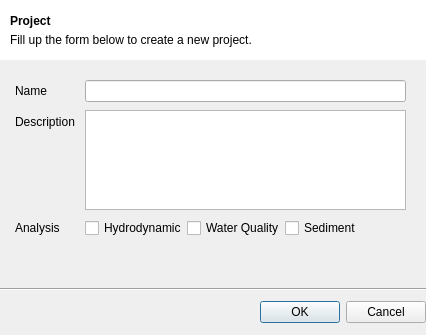
<?xml version="1.0" encoding="UTF-8"?>
<ui version="4.0">
 <class>NewProjectDialog</class>
 <widget class="QDialog" name="NewProjectDialog">
  <property name="windowModality">
   <enum>Qt::ApplicationModal</enum>
  </property>
  <property name="geometry">
   <rect>
    <x>0</x>
    <y>0</y>
    <width>426</width>
    <height>335</height>
   </rect>
  </property>
  <property name="sizePolicy">
   <sizepolicy hsizetype="Maximum" vsizetype="Maximum">
    <horstretch>0</horstretch>
    <verstretch>0</verstretch>
   </sizepolicy>
  </property>
  <property name="minimumSize">
   <size>
    <width>426</width>
    <height>335</height>
   </size>
  </property>
  <property name="maximumSize">
   <size>
    <width>426</width>
    <height>335</height>
   </size>
  </property>
  <property name="windowTitle">
   <string>New Project</string>
  </property>
  <property name="modal">
   <bool>true</bool>
  </property>
  <widget class="QWidget" name="verticalLayoutWidget">
   <property name="geometry">
    <rect>
     <x>0</x>
     <y>0</y>
     <width>426</width>
     <height>335</height>
    </rect>
   </property>
   <layout class="QVBoxLayout" name="verticalLayout">
    <property name="spacing">
     <number>0</number>
    </property>
    <property name="sizeConstraint">
     <enum>QLayout::SetDefaultConstraint</enum>
    </property>
    <property name="rightMargin">
     <number>0</number>
    </property>
    <item>
     <widget class="QWidget" name="widget" native="true">
      <property name="enabled">
       <bool>true</bool>
      </property>
      <property name="sizePolicy">
       <sizepolicy hsizetype="Preferred" vsizetype="Fixed">
        <horstretch>0</horstretch>
        <verstretch>0</verstretch>
       </sizepolicy>
      </property>
      <property name="minimumSize">
       <size>
        <width>0</width>
        <height>60</height>
       </size>
      </property>
      <property name="styleSheet">
       <string notr="true">background-color: rgb(255, 255, 255)</string>
      </property>
      <widget class="QLabel" name="lblDialogTitle">
       <property name="geometry">
        <rect>
         <x>10</x>
         <y>10</y>
         <width>401</width>
         <height>41</height>
        </rect>
       </property>
       <property name="text">
        <string>&lt;html&gt;&lt;head/&gt;&lt;body&gt;&lt;p style=&quot;margin: 0 0 5px 0;&quot;&gt;&lt;span style=&quot; font-weight:600;&quot;&gt;Project&lt;/span&gt;&lt;/p&gt;&lt;p style=&quot;margin: 0;&quot;&gt;Fill up the form below to create a new project.&lt;/p&gt;&lt;/body&gt;&lt;/html&gt;</string>
       </property>
      </widget>
     </widget>
    </item>
    <item>
     <layout class="QFormLayout" name="formLayout">
      <property name="sizeConstraint">
       <enum>QLayout::SetDefaultConstraint</enum>
      </property>
      <property name="fieldGrowthPolicy">
       <enum>QFormLayout::ExpandingFieldsGrow</enum>
      </property>
      <property name="rowWrapPolicy">
       <enum>QFormLayout::DontWrapRows</enum>
      </property>
      <property name="labelAlignment">
       <set>Qt::AlignLeading|Qt::AlignLeft|Qt::AlignVCenter</set>
      </property>
      <property name="formAlignment">
       <set>Qt::AlignLeading|Qt::AlignLeft|Qt::AlignVCenter</set>
      </property>
      <property name="horizontalSpacing">
       <number>10</number>
      </property>
      <property name="verticalSpacing">
       <number>8</number>
      </property>
      <property name="leftMargin">
       <number>15</number>
      </property>
      <property name="topMargin">
       <number>20</number>
      </property>
      <property name="rightMargin">
       <number>20</number>
      </property>
      <item row="0" column="0">
       <widget class="QLabel" name="lblName">
        <property name="text">
         <string>Name</string>
        </property>
       </widget>
      </item>
      <item row="0" column="1">
       <widget class="QLineEdit" name="edtName"/>
      </item>
      <item row="1" column="0">
       <widget class="QLabel" name="lblDescription">
        <property name="text">
         <string>Description</string>
        </property>
       </widget>
      </item>
      <item row="1" column="1">
       <widget class="QPlainTextEdit" name="edtDescription">
        <property name="maximumSize">
         <size>
          <width>16777215</width>
          <height>100</height>
         </size>
        </property>
       </widget>
      </item>
      <item row="2" column="0">
       <widget class="QLabel" name="lblAnalysis">
        <property name="text">
         <string>Analysis</string>
        </property>
       </widget>
      </item>
      <item row="2" column="1">
       <layout class="QHBoxLayout" name="horizontalLayout">
        <item>
         <widget class="QCheckBox" name="cbxHydrodynamic">
          <property name="text">
           <string>Hydrodynamic</string>
          </property>
         </widget>
        </item>
        <item>
         <widget class="QCheckBox" name="cbxWaterQuality">
          <property name="text">
           <string>Water Quality</string>
          </property>
         </widget>
        </item>
        <item>
         <widget class="QCheckBox" name="cbxSediment">
          <property name="text">
           <string>Sediment</string>
          </property>
         </widget>
        </item>
       </layout>
      </item>
     </layout>
    </item>
    <item>
     <layout class="QVBoxLayout" name="verticalLayout_2">
      <property name="spacing">
       <number>10</number>
      </property>
      <property name="topMargin">
       <number>50</number>
      </property>
      <property name="bottomMargin">
       <number>12</number>
      </property>
      <item>
       <widget class="Line" name="line">
        <property name="orientation">
         <enum>Qt::Horizontal</enum>
        </property>
       </widget>
      </item>
      <item>
       <widget class="QDialogButtonBox" name="btnBox">
        <property name="sizePolicy">
         <sizepolicy hsizetype="Preferred" vsizetype="Preferred">
          <horstretch>0</horstretch>
          <verstretch>0</verstretch>
         </sizepolicy>
        </property>
        <property name="standardButtons">
         <set>QDialogButtonBox::Cancel|QDialogButtonBox::Ok</set>
        </property>
       </widget>
      </item>
     </layout>
    </item>
   </layout>
  </widget>
 </widget>
 <tabstops>
  <tabstop>edtName</tabstop>
  <tabstop>edtDescription</tabstop>
  <tabstop>cbxHydrodynamic</tabstop>
  <tabstop>cbxWaterQuality</tabstop>
  <tabstop>cbxSediment</tabstop>
 </tabstops>
 <resources/>
 <connections/>
</ui>
